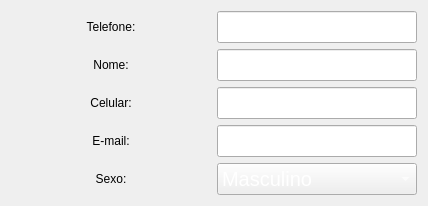
             <widget class="QWidget" name="tab_cliente_caractersticas_3">
              <attribute name="title">
               <string>Características</string>
              </attribute>
              <layout class="QVBoxLayout" name="verticalLayout_33">
               <item>
                <layout class="QHBoxLayout" name="horizontalLayout_50">
                 <item>
                  <widget class="QLabel" name="label_64">
                   <property name="minimumSize">
                    <size>
                     <width>200</width>
                     <height>0</height>
                    </size>
                   </property>
                   <property name="layoutDirection">
                    <enum>Qt::LeftToRight</enum>
                   </property>
                   <property name="text">
                    <string>Telefone:</string>
                   </property>
                   <property name="alignment">
                    <set>Qt::AlignCenter</set>
                   </property>
                  </widget>
                 </item>
                 <item>
                  <widget class="QLineEdit" name="txt_cliente_telefone_3">
                   <property name="styleSheet">
                    <string notr="true">Color: rgb(255, 255, 255);
font-size: 20px;</string>
                   </property>
                  </widget>
                 </item>
                </layout>
               </item>
               <item>
                <layout class="QHBoxLayout" name="horizontalLayout_51">
                 <item>
                  <widget class="QLabel" name="label_65">
                   <property name="minimumSize">
                    <size>
                     <width>200</width>
                     <height>0</height>
                    </size>
                   </property>
                   <property name="text">
                    <string>Nome:</string>
                   </property>
                   <property name="alignment">
                    <set>Qt::AlignCenter</set>
                   </property>
                  </widget>
                 </item>
                 <item>
                  <widget class="QLineEdit" name="txt_cliente_nome_3">
                   <property name="styleSheet">
                    <string notr="true">Color: rgb(255, 255, 255);
font-size: 20px;</string>
                   </property>
                  </widget>
                 </item>
                </layout>
               </item>
               <item>
                <layout class="QHBoxLayout" name="horizontalLayout_52">
                 <item>
                  <widget class="QLabel" name="label_66">
                   <property name="minimumSize">
                    <size>
                     <width>200</width>
                     <height>0</height>
                    </size>
                   </property>
                   <property name="text">
                    <string>Celular:</string>
                   </property>
                   <property name="alignment">
                    <set>Qt::AlignCenter</set>
                   </property>
                  </widget>
                 </item>
                 <item>
                  <widget class="QLineEdit" name="txt_cliente_celular_3">
                   <property name="styleSheet">
                    <string notr="true">Color: rgb(255, 255, 255);
font-size: 20px;</string>
                   </property>
                   <property name="echoMode">
                    <enum>QLineEdit::Password</enum>
                   </property>
                  </widget>
                 </item>
                </layout>
               </item>
               <item>
                <layout class="QHBoxLayout" name="horizontalLayout_53">
                 <item>
                  <widget class="QLabel" name="label_67">
                   <property name="minimumSize">
                    <size>
                     <width>200</width>
                     <height>0</height>
                    </size>
                   </property>
                   <property name="text">
                    <string>E-mail:</string>
                   </property>
                   <property name="alignment">
                    <set>Qt::AlignCenter</set>
                   </property>
                  </widget>
                 </item>
                 <item>
                  <widget class="QLineEdit" name="txt_cliente_email_3">
                   <property name="styleSheet">
                    <string notr="true">Color: rgb(255, 255, 255);
font-size: 20px;</string>
                   </property>
                   <property name="echoMode">
                    <enum>QLineEdit::Password</enum>
                   </property>
                  </widget>
                 </item>
                </layout>
               </item>
               <item>
                <layout class="QHBoxLayout" name="horizontalLayout_54">
                 <item>
                  <widget class="QLabel" name="label_68">
                   <property name="minimumSize">
                    <size>
                     <width>200</width>
                     <height>0</height>
                    </size>
                   </property>
                   <property name="text">
                    <string>Sexo:</string>
                   </property>
                   <property name="alignment">
                    <set>Qt::AlignCenter</set>
                   </property>
                  </widget>
                 </item>
                 <item>
                  <widget class="QComboBox" name="combobox_cliente_sexo_3">
                   <property name="minimumSize">
                    <size>
                     <width>200</width>
                     <height>0</height>
                    </size>
                   </property>
                   <property name="styleSheet">
                    <string notr="true">Color: rgb(255, 255, 255);
font-size: 20px;</string>
                   </property>
                   <item>
                    <property name="text">
                     <string>Masculino</string>
                    </property>
                   </item>
                   <item>
                    <property name="text">
                     <string>Feminino</string>
                    </property>
                   </item>
                  </widget>
                 </item>
                </layout>
               </item>
              </layout>
             </widget>
